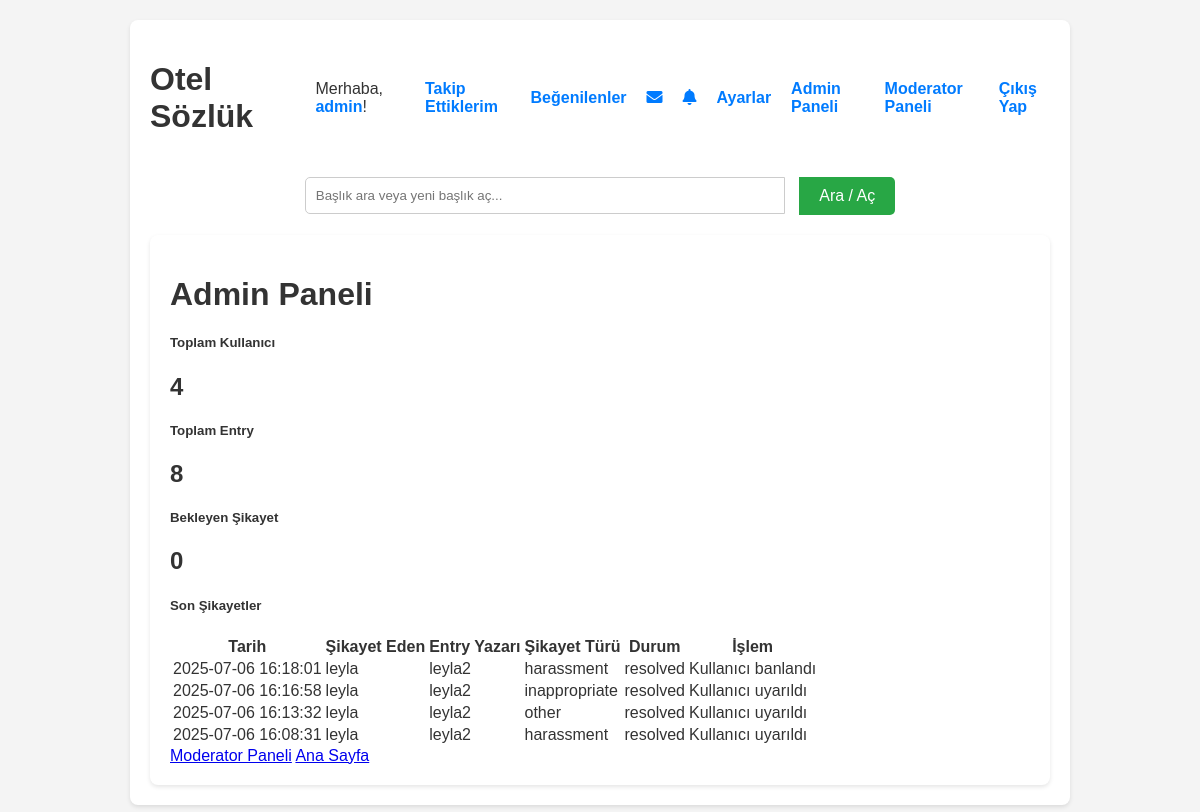
/admin_panel (signed in), run on an earlier commit of the app's database.
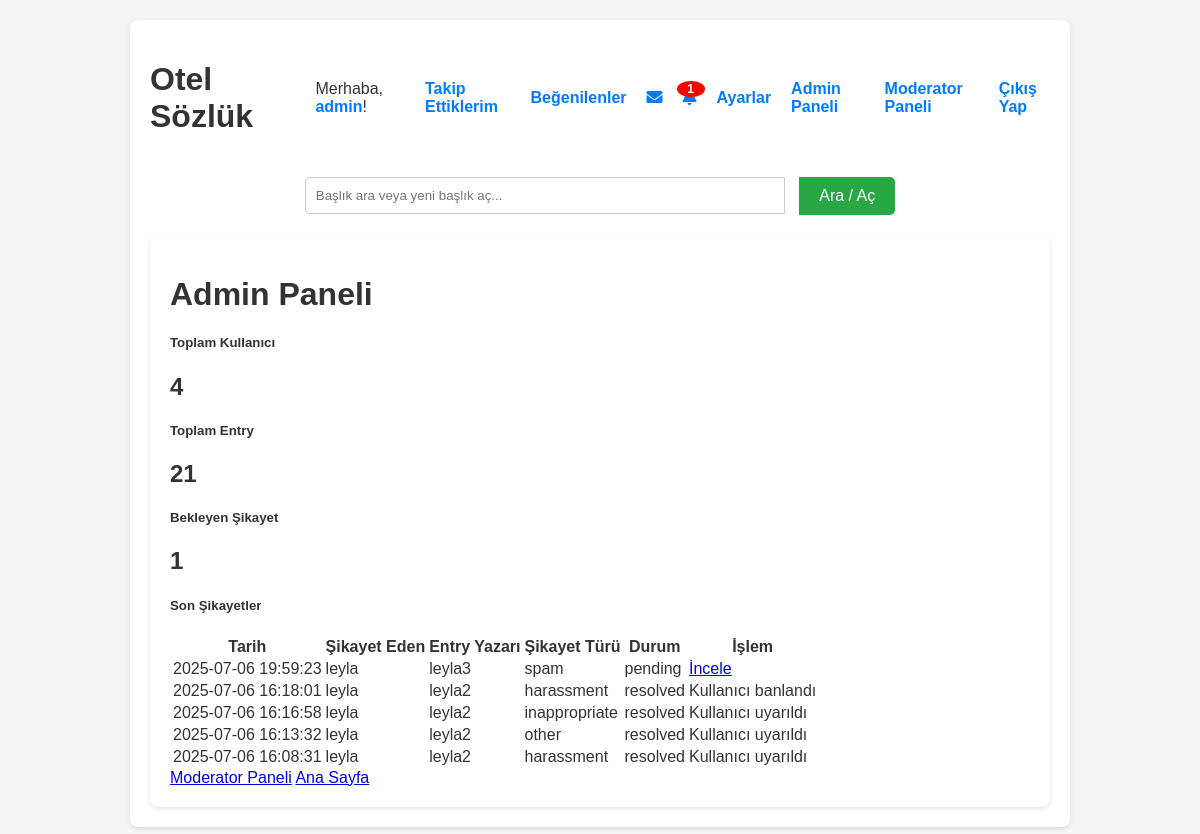
And on a later commit of the database.
### tables this page shows
CREATE TABLE reports (
            id INTEGER PRIMARY KEY AUTOINCREMENT,
            reporter_id INTEGER NOT NULL,
            entry_id INTEGER NOT NULL,
            report_type TEXT NOT NULL, -- 'spam', 'inappropriate', 'harassment', 'other'
            report_reason TEXT NOT NULL,
            status TEXT DEFAULT 'pending', -- 'pending', 'reviewed', 'resolved'
            moderator_id INTEGER,
            action_taken TEXT,
            timestamp DATETIME DEFAULT CURRENT_TIMESTAMP,
            FOREIGN KEY (reporter_id) REFERENCES users(id),
            FOREIGN KEY (entry_id) REFERENCES entryler(id),
            FOREIGN KEY (moderator_id) REFERENCES users(id)
        );

CREATE TABLE users (
            id INTEGER PRIMARY KEY AUTOINCREMENT,
            username TEXT NOT NULL UNIQUE,
            email TEXT NOT NULL UNIQUE,
            password_hash TEXT NOT NULL,
            bio TEXT DEFAULT '',
            kayit_tarihi TIMESTAMP DEFAULT CURRENT_TIMESTAMP,
            email_verified INTEGER DEFAULT 0,
            verification_code TEXT,
            is_admin INTEGER DEFAULT 0,
            is_moderator INTEGER DEFAULT 0,
            is_banned INTEGER DEFAULT 0
        );

### yemeksozluk.py (the view)
@app.route('/admin_panel')
def admin_panel():
    if not is_logged_in() or not session.get('is_admin'):
        flash('Bu sayfaya erişim yetkiniz yok!', 'error')
        return redirect(url_for('index'))
    with get_db_connection() as conn:
        total_users = conn.execute('SELECT COUNT(*) FROM users').fetchone()[0]
        total_entries = conn.execute('SELECT COUNT(*) FROM entryler').fetchone()[0]
        total_reports = conn.execute('SELECT COUNT(*) FROM reports WHERE status = "pending"').fetchone()[0]
        recent_reports = conn.execute('''
            SELECT r.*, e.entry_metni, u1.username as reporter_username, u2.username as entry_author
            FROM reports r
            JOIN entryler e ON r.entry_id = e.id
            JOIN users u1 ON r.reporter_id = u1.id
            JOIN users u2 ON e.yazar_id = u2.id
            ORDER BY r.timestamp DESC
            LIMIT 10
        ''').fetchall()
    return render_template('admin_panel.html',
                         total_users=total_users,
                         total_entries=total_entries,
                         total_reports=total_reports,
                         recent_reports=recent_reports,
                         is_logged_in=is_logged_in())

### yemeksozluk.py (called while the page is built)
@contextmanager
def get_db_connection():
    conn = sqlite3.connect(DATABASE, timeout=20.0)
    conn.row_factory = sqlite3.Row
    conn.execute('PRAGMA foreign_keys = ON')
    try:
        yield conn
    finally:
        conn.close()

def is_logged_in():
    return 'logged_in' in session and session['logged_in']

@app.before_request
def before_request():
    g.unread_notifications_count = 0
    g.unread_messages_count = 0
    if is_logged_in():
        with get_db_connection() as conn:
            user_id = session['user_id']
            notifications_count = conn.execute('SELECT COUNT(*) FROM notifications WHERE user_id = ? AND is_read = 0', (user_id,)).fetchone()[0]
            g.unread_notifications_count = notifications_count
            messages_count = conn.execute('SELECT COUNT(*) FROM messages WHERE receiver_id = ? AND is_read = 0', (user_id,)).fetchone()[0]
            g.unread_messages_count = messages_count

### templates/admin_panel.html (shortened to what this page needs)
{% extends "base.html" %}
{% block content %}
<div class="container mt-4">
    <h1>Admin Paneli</h1>
    <div class="row mb-4">
        <div class="col-md-4">
            <div class="card text-center">
                <div class="card-body">
                    <h5 class="card-title">Toplam Kullanıcı</h5>
                    <h2 class="text-primary">{{ total_users }}</h2>
                </div>
            </div>
        </div>
        <div class="col-md-4">
            <div class="card text-center">
                <div class="card-body">
                    <h5 class="card-title">Toplam Entry</h5>
                    <h2 class="text-success">{{ total_entries }}</h2>
                </div>
            </div>
        </div>
        <div class="col-md-4">
            <div class="card text-center">
                <div class="card-body">
                    <h5 class="card-title">Bekleyen Şikayet</h5>
                    <h2 class="text-danger">{{ total_reports }}</h2>
                </div>
            </div>
        </div>
    </div>
    <div class="card">
        <div class="card-header">
            <h5>Son Şikayetler</h5>
        </div>
        <div class="card-body">
            {% if recent_reports %}
                <div class="table-responsive">
                    <table class="table table-striped">
                        <thead>
                            <tr>
                                <th>Tarih</th>
                                <th>Şikayet Eden</th>
                                <th>Entry Yazarı</th>
                                <th>Şikayet Türü</th>
                                <th>Durum</th>
                                <th>İşlem</th>
                            </tr>
                        </thead>
                        <tbody>
                            {% for report in recent_reports %}
                            <tr>
                                <td>{{ report.timestamp }}</td>
                                <td>{{ report.reporter_username }}</td>
                                <td>{{ report.entry_author }}</td>
                                <td>
                                    <span class="badge badge-{% if report.report_type == 'spam' %}warning{% elif report.report_type == 'inappropriate' %}danger{% elif report.report_type == 'harassment' %}danger{% else %}secondary{% endif %}">
                                        {{ report.report_type }}
                                    </span>
                                </td>
                                <td>
                                    <span class="badge badge-{% if report.status == 'pending' %}warning{% elif report.status == 'resolved' %}success{% else %}info{% endif %}">
                                        {{ report.status }}
                                    </span>
                                </td>
                                <td>
                                    {% if report.status == 'pending' %}
                                        <a href="{{ url_for('moderator_panel') }}" class="btn btn-sm btn-primary">İncele</a>
                                    {% else %}
                                        {{ report.action_taken or 'İşlem yapıldı' }}
                                    {% endif %}
                                </td>
                            </tr>
                            {% endfor %}
                        </tbody>
                    </table>
                </div>
            {% else %}
                <p class="text-muted">Henüz şikayet bulunmuyor.</p>
            {% endif %}
        </div>
    </div>
    <div class="mt-3">
        <a href="{{ url_for('moderator_panel') }}" class="btn btn-primary">Moderator Paneli</a>
        <a href="{{ url_for('index') }}" class="btn btn-secondary">Ana Sayfa</a>
    </div>
</div>
{% endblock %}

What changed in the data, as far as the page shows it:
added reports: timestamp "2025-07-06 19:59:23", reporter_username "leyla", entry_author "leyla3", report_type "spam", status "pending"
Also different on the page:
{{ g.unread_notifications_count }}: (not shown) → "1"
{{ total_entries }}: "8" → "21"
{{ total_reports }}: "0" → "1"
